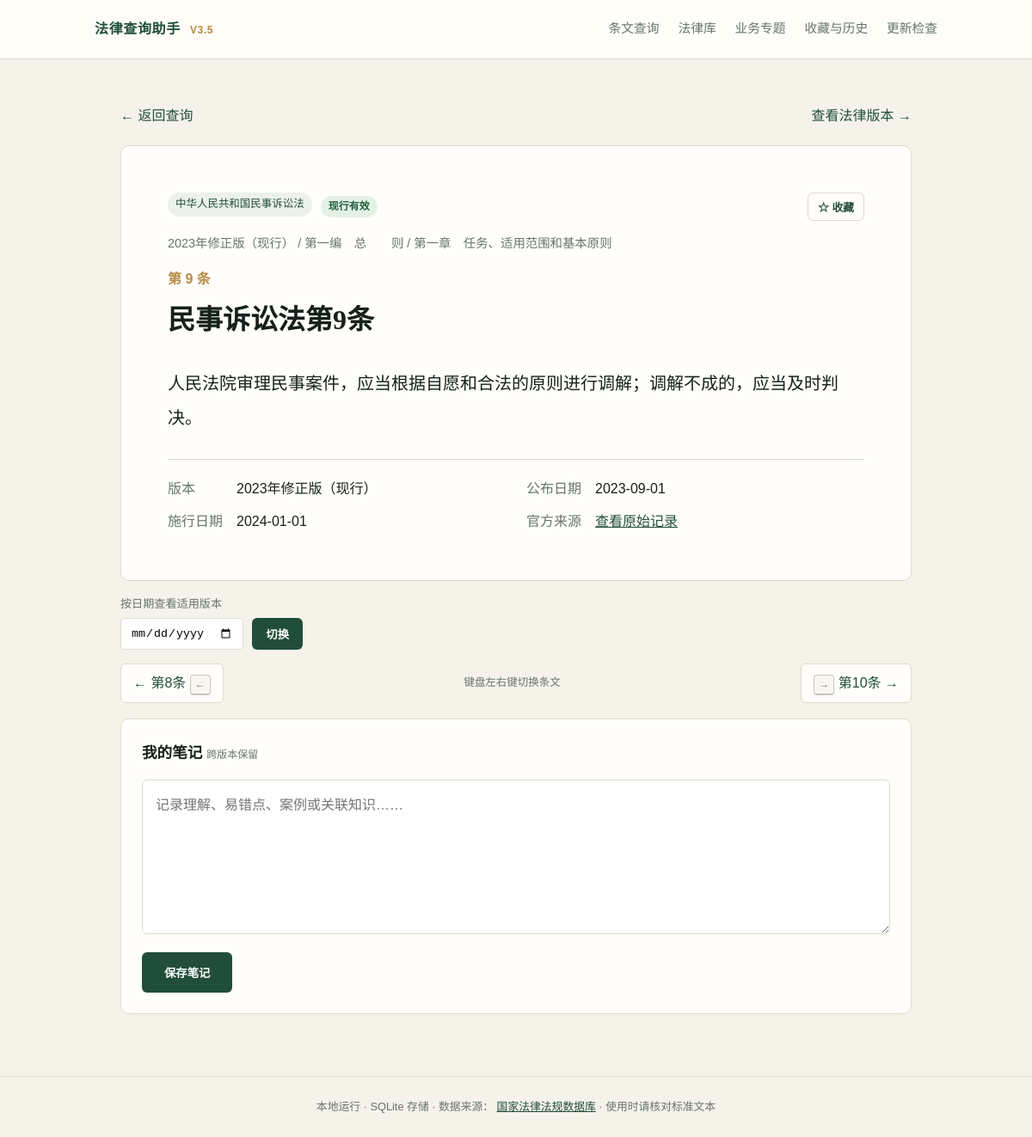
Page /laws/civil-procedure-law/articles/9 on the committed database.
### tables this page shows
CREATE TABLE laws (
    id INTEGER PRIMARY KEY AUTOINCREMENT,
    slug TEXT NOT NULL UNIQUE,
    title TEXT NOT NULL,
    short_name TEXT NOT NULL DEFAULT '',
    issuing_authority TEXT NOT NULL DEFAULT '',
    jurisdiction TEXT NOT NULL DEFAULT '中国',
    category TEXT NOT NULL DEFAULT '法律',
    status TEXT NOT NULL DEFAULT 'effective',
    promulgation_date TEXT,
    effective_date TEXT,
    expiry_date TEXT,
    source_url TEXT NOT NULL DEFAULT '',
    description TEXT NOT NULL DEFAULT '',
    created_at TEXT NOT NULL DEFAULT CURRENT_TIMESTAMP,
    updated_at TEXT NOT NULL DEFAULT CURRENT_TIMESTAMP
);

CREATE TABLE law_versions (
    id INTEGER PRIMARY KEY AUTOINCREMENT,
    law_id INTEGER NOT NULL,
    version_label TEXT NOT NULL,
    status TEXT NOT NULL DEFAULT 'effective',
    promulgation_date TEXT,
    effective_date TEXT,
    expiry_date TEXT,
    source_url TEXT NOT NULL DEFAULT '',
    source_record_id TEXT NOT NULL DEFAULT '',
    source_hash TEXT NOT NULL DEFAULT '',
    is_current INTEGER NOT NULL DEFAULT 0 CHECK (is_current IN (0, 1)),
    imported_at TEXT NOT NULL DEFAULT CURRENT_TIMESTAMP,
    FOREIGN KEY (law_id) REFERENCES laws(id) ON DELETE CASCADE,
    UNIQUE (law_id, version_label)
);

CREATE TABLE articles (
    id INTEGER PRIMARY KEY AUTOINCREMENT,
    law_version_id INTEGER NOT NULL,
    article_no INTEGER NOT NULL,
    title TEXT NOT NULL DEFAULT '',
    content TEXT NOT NULL,
    book TEXT NOT NULL DEFAULT '',
    chapter TEXT NOT NULL DEFAULT '',
    keywords TEXT NOT NULL DEFAULT '',
    related_articles TEXT NOT NULL DEFAULT '',
    created_at TEXT NOT NULL DEFAULT CURRENT_TIMESTAMP,
    updated_at TEXT NOT NULL DEFAULT CURRENT_TIMESTAMP,
    FOREIGN KEY (law_version_id) REFERENCES law_versions(id) ON DELETE CASCADE,
    UNIQUE (law_version_id, article_no)
);

### app.py (the view, shortened to what this page needs)
    @app.get("/laws/<law_slug>/articles/<int:article_no>")
    def article_detail(law_slug: str, article_no: int):
        db = get_db()
        requested_version = request.args.get("version", type=int)
        as_of = valid_as_of(request.args.get("as_of", "").strip())
        params: list = [law_slug, article_no]
        version_condition = "v.is_current=1"
        if requested_version:
            version_condition = "v.id=?"
            params.append(requested_version)
            as_of = ""
        article = db.execute(
            f"""
            SELECT a.*, l.id AS law_id, l.slug AS law_slug, l.title AS law_title,
                   l.short_name AS law_short_name, l.status AS law_status,
                   l.source_url AS law_source_url, v.id AS version_id,
                   v.version_label, v.status AS version_status,
                   v.promulgation_date AS version_promulgation_date,
                   v.effective_date AS version_effective_date,
                   v.expiry_date AS version_expiry_date, v.source_url AS version_source_url,
                   v.is_current
            FROM articles a JOIN law_versions v ON v.id=a.law_version_id
            JOIN laws l ON l.id=v.law_id
            WHERE l.slug=? AND a.article_no=? AND {version_condition}
            """,
            params,
        ).fetchone()
        if article is None:
            abort(404)
        db.execute(
            """
            INSERT INTO browsing_history(law_id, article_no, view_count, viewed_at)
            VALUES (?, ?, 1, CURRENT_TIMESTAMP)
            ON CONFLICT(law_id, article_no) DO UPDATE SET
                view_count=browsing_history.view_count+1, viewed_at=CURRENT_TIMESTAMP
            """,
            (article["law_id"], article_no),
        )
        db.commit()
        note = db.execute(
            "SELECT * FROM notes WHERE law_id=? AND article_no=?",
            (article["law_id"], article_no),
        ).fetchone()
        related_numbers = related_list(article["related_articles"])
        related = []
        related_by_number = {str(row["article_no"]): row for row in related}
        adjacent = db.execute(
            """
            SELECT
                (SELECT MAX(article_no) FROM articles WHERE law_version_id=? AND article_no<?) AS previous_no,
                (SELECT MIN(article_no) FROM articles WHERE law_version_id=? AND article_no>?) AS next_no
            """,
            (article["version_id"], article_no, article["version_id"], article_no),
        ).fetchone()
        is_favorite = db.execute(
            "SELECT 1 FROM favorites WHERE law_id=? AND article_no=?",
            (article["law_id"], article_no),
        ).fetchone() is not None
        return render_template(
            "article.html", article=article, note=note, related_numbers=related_numbers,
            related_by_number=related_by_number, adjacent=adjacent, as_of=as_of,
            linked_content=linked_article_text(article, as_of), is_favorite=is_favorite,
        )

### db.py (called while the page is built)
def get_db() -> sqlite3.Connection:
    if "db" not in g:
        db_path = Path(current_app.config["DATABASE"])
        db_path.parent.mkdir(parents=True, exist_ok=True)
        g.db = sqlite3.connect(db_path)
        g.db.row_factory = sqlite3.Row
        g.db.execute("PRAGMA foreign_keys = ON")
    return g.db

### templates/article.html (shortened to what this page needs)
{% extends "base.html" %}
{% block content %}
  <div class="page-actions">
    <a class="back" href="{{ url_for('index') }}">← 返回查询</a>
    <a class="back" href="{{ url_for('law_detail', law_slug=article['law_slug']) }}">查看法律版本 →</a>
  </div>
  <article class="article-card">
    <div class="source-row">
      <a class="law-chip" href="{{ url_for('law_detail', law_slug=article['law_slug']) }}">{{ article['law_title'] }}</a>
      <span class="status-badge {{ article['version_status'] }}">{{ article['version_status']|status_label }}</span>
      <form class="inline-form favorite-form" method="post" action="{{ url_for('toggle_favorite', law_slug=article['law_slug'], article_no=article['article_no']) }}">
        <button type="submit" class="small-button">{{ '★ 已收藏' if is_favorite else '☆ 收藏' }}</button>
      </form>
    </div>
    <p class="breadcrumb">{{ article['version_label'] }}{% if article['book'] %} / {{ article['book'] }}{% endif %}{% if article['chapter'] %} / {{ article['chapter'] }}{% endif %}</p>
    <div class="article-heading">
      <span>第 {{ article['article_no'] }} 条</span>
      <h1>{{ article['title'] or article['law_short_name'] ~ '第' ~ article['article_no'] ~ '条' }}</h1>
    </div>
    <div class="law-text">{{ linked_content }}</div>
    <dl class="source-meta">
      <div><dt>版本</dt><dd>{{ article['version_label'] }}</dd></div>
      <div><dt>公布日期</dt><dd>{{ article['version_promulgation_date']|date_or_dash }}</dd></div>
      <div><dt>施行日期</dt><dd>{{ article['version_effective_date']|date_or_dash }}</dd></div>
      {% if article['version_source_url'] or article['law_source_url'] %}<div><dt>官方来源</dt><dd><a href="{{ article['version_source_url'] or article['law_source_url'] }}" target="_blank" rel="noreferrer">查看原始记录</a></dd></div>{% endif %}
    </dl>
  </article>
  <form class="as-of-form" method="get">
    <label>按日期查看适用版本 <input type="date" name="as_of" value="{{ as_of }}"></label>
    <button type="submit">切换</button>
  </form>
  <nav
    class="article-nav"
    id="keyboard-article-navigation"
    data-previous-url="{% if adjacent['previous_no'] %}{{ url_for('article_detail', law_slug=article['law_slug'], article_no=adjacent['previous_no'], version=article['version_id'] if not article['is_current'] and not as_of else None, as_of=as_of or None) }}{% endif %}"
    data-next-url="{% if adjacent['next_no'] %}{{ url_for('article_detail', law_slug=article['law_slug'], article_no=adjacent['next_no'], version=article['version_id'] if not article['is_current'] and not as_of else None, as_of=as_of or None) }}{% endif %}"
  >
    {% if adjacent['previous_no'] %}<a href="{{ url_for('article_detail', law_slug=article['law_slug'], article_no=adjacent['previous_no'], version=article['version_id'] if not article['is_current'] and not as_of else None, as_of=as_of or None) }}">← 第{{ adjacent['previous_no'] }}条 <kbd>←</kbd></a>{% else %}<span></span>{% endif %}
    <span class="keyboard-hint">键盘左右键切换条文</span>
    {% if adjacent['next_no'] %}<a href="{{ url_for('article_detail', law_slug=article['law_slug'], article_no=adjacent['next_no'], version=article['version_id'] if not article['is_current'] and not as_of else None, as_of=as_of or None) }}"><kbd>→</kbd> 第{{ adjacent['next_no'] }}条 →</a>{% endif %}
  </nav>
  <section class="panel notes-panel">
    <h2>我的笔记 <small>跨版本保留</small></h2>
    <form method="post" action="{{ url_for('save_note', law_slug=article['law_slug'], article_no=article['article_no']) }}">
      <textarea name="content" maxlength="10000" placeholder="记录理解、易错点、案例或关联知识……">{{ note['content'] if note else '' }}</textarea>
      <button type="submit">保存笔记</button>
    </form>
  </section>
{% endblock %}

### static/style.css (style rules this page uses)
:root { --ink: #17201b; --muted: #68746d; --paper: #f5f2e9; --card: #fffefa; --green: #214e3b; --gold: #b68b46; --line: #dedacf; }
* { box-sizing: border-box; }
body { margin: 0; color: var(--ink); background: var(--paper); font-family: "Microsoft YaHei", "PingFang SC", sans-serif; line-height: 1.75; }
button, .button-link { border: 0; background: var(--green); color: white; padding: 14px 26px; border-radius: 6px; cursor: pointer; font-weight: 700; text-decoration: none; }
.tips div, .panel, .article-card, .empty { background: var(--card); border: 1px solid var(--line); border-radius: 10px; padding: 24px; }
.law-chip { display: inline-block; color: var(--green); background: #edf1ec; padding: 3px 9px; border-radius: 999px; text-decoration: none; font-size: .78rem; margin-bottom: 5px; }
.result-title-row, .source-row, .page-actions, .version-actions { display: flex; align-items: center; gap: 10px; }
.status-badge { white-space: nowrap; padding: 2px 9px; border-radius: 999px; font-size: .75rem; font-weight: 700; background: #ecebe6; color: var(--muted); }
.status-badge.effective { background: #e4f1e7; color: #23613e; }
.back { display: inline-block; margin-bottom: 20px; color: var(--green); text-decoration: none; }
.page-actions { justify-content: space-between; }
.article-card { padding: clamp(26px, 6vw, 54px); }
.breadcrumb { color: var(--muted); font-size: .9rem; }
.article-heading span { color: var(--gold); font-weight: 800; }
.article-heading h1 { font-family: SimSun, serif; font-size: 2rem; margin: 5px 0 26px; }
.law-text { white-space: pre-wrap; font-family: FangSong, STKaiti, serif; font-size: 1.25rem; line-height: 2; }
.inline-form { display: inline; margin-left: auto; }
.small-button, .text-button { padding: 6px 11px; background: transparent; border: 1px solid var(--line); color: var(--green); font-size: .8rem; }
.as-of-form { display: flex; align-items: end; gap: 10px; margin: 16px 0; }
.as-of-form label { display: grid; gap: 4px; color: var(--muted); font-size: .82rem; }
.as-of-form input { padding: 9px 11px; border: 1px solid var(--line); border-radius: 5px; background: white; }
.as-of-form button { padding: 9px 16px; }
.source-meta, .law-facts { display: grid; grid-template-columns: repeat(2, 1fr); gap: 10px 24px; margin: 28px 0 0; padding-top: 20px; border-top: 1px solid var(--line); }
.source-meta div, .law-facts div, .law-card dl div { display: grid; grid-template-columns: 80px 1fr; }
.source-meta dt, .law-facts dt, .law-card dt { color: var(--muted); }
.source-meta dd, .law-facts dd, .law-card dd { margin: 0; }
.source-meta a, .law-facts a { color: var(--green); }
.article-nav, .pagination { display: flex; justify-content: space-between; margin: 16px 0; }
.article-nav { align-items: center; }
.article-nav a, .pagination a { color: var(--green); text-decoration: none; background: var(--card); border: 1px solid var(--line); padding: 8px 14px; border-radius: 6px; }
.article-nav kbd { display: inline-block; min-width: 22px; padding: 0 5px; border: 1px solid #c9c5ba; border-bottom-width: 2px; border-radius: 4px; background: #f8f6ef; color: var(--muted); font: inherit; font-size: .75rem; text-align: center; }
.keyboard-hint { color: var(--muted); font-size: .78rem; }
.panel { margin-top: 18px; }
.panel h2 { font-size: 1.1rem; margin-top: 0; }
.notes-panel textarea { width: 100%; min-height: 180px; resize: vertical; padding: 15px; border: 1px solid var(--line); border-radius: 6px; font: inherit; }
.notes-panel button { display: block; margin-top: 12px; }
.notes-panel small { display: block; color: var(--muted); margin-top: 10px; }
.notes-panel h2 small { display: inline; font-size: .75rem; font-weight: 400; }

### rows in the picture
laws: law_title "中华人民共和国民事诉讼法"
law_versions: version_status|status_label "现行有效", version_label "2023年修正版（现行）", version_promulgation_date "2023-09-01", version_effective_date "2024-01-01"
articles: book "第一编 总 则", chapter "第一章 任务、适用范围和基本原则", article_no "9", title+article_no "民事诉讼法第9条"

### other values in the picture
{{ '★ 已收藏' if is_favorite else '☆ 收藏' }} "☆ 收藏"
{{ linked_content }} "人民法院审理民事案件，应当根据自愿和合法的原则进行调解；调解不成的，应当及时判决。"
{{ adjacent['previous_no'] }} "8"
{{ adjacent['next_no'] }} "10"
